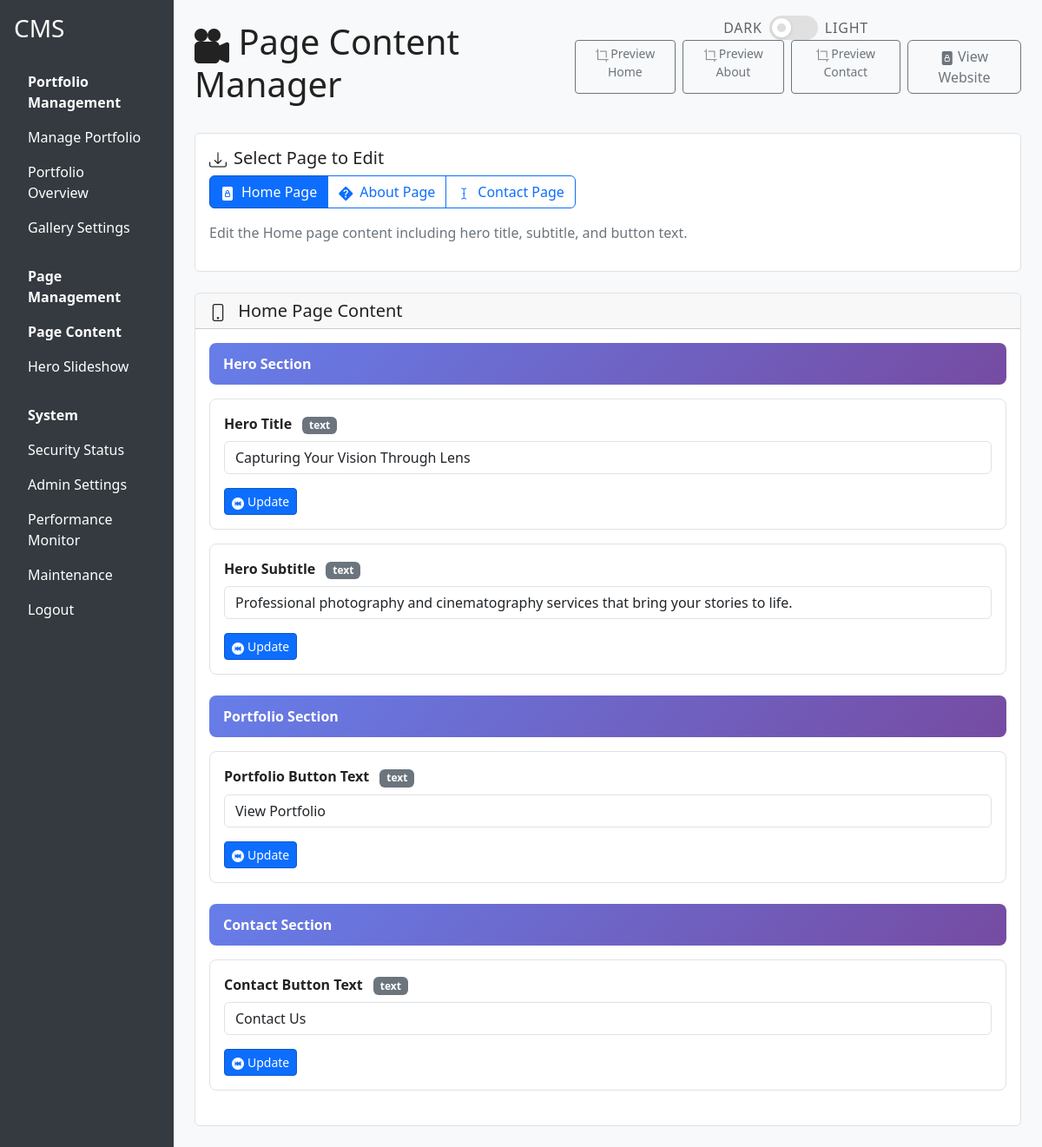
/cms/page-manager.php (signed in), run on the app's committed database.
### tables this page shows
CREATE TABLE page_content (
        id INTEGER PRIMARY KEY AUTOINCREMENT,
        page_name TEXT NOT NULL,
        section_key TEXT NOT NULL,
        content_type TEXT NOT NULL CHECK (content_type IN ('text', 'html', 'image', 'number')),
        content_value TEXT,
        display_order INTEGER DEFAULT 0,
        is_active BOOLEAN DEFAULT 1,
        created_at DATETIME DEFAULT CURRENT_TIMESTAMP,
        updated_at DATETIME DEFAULT CURRENT_TIMESTAMP,
        UNIQUE(page_name, section_key)
    );

### cms/page-manager.php (the view, shortened to what this page needs)
<?php
$conn = getDBConnection();
$selectedPage = $_GET['page'] ?? 'home';
$pageContent = [];
try {
    $stmt = $conn->prepare("SELECT * FROM page_content WHERE page_name = ? AND is_active = 1 ORDER BY display_order ASC");
    $stmt->execute([$selectedPage]);
    $pageContent = $stmt->fetchAll(PDO::FETCH_ASSOC);
} catch (Exception $e) {
    $error = 'Failed to load page content: ' . $e->getMessage();
}
?>
<!DOCTYPE html>
<html lang="en">
<head>
    <link href="https://cdn.jsdelivr.net/npm/bootstrap@5.3.0/dist/css/bootstrap.min.css" rel="stylesheet">
    <link href="https://cdn.jsdelivr.net/npm/bootstrap-icons@1.11.3/font/bootstrap-icons.css" rel="stylesheet">
    <link href="https://cdnjs.cloudflare.com/ajax/libs/bootstrap-icons/1.11.3/font/bootstrap-icons.min.css" rel="stylesheet" />
</head>
<body>
    <div class="theme-switch-wrap">
        <span class="theme-switch-label">DARK</span>
        <div class="theme-switch" id="themeToggle">
            <div class="theme-switch-knob"></div>
        </div>
        <span class="theme-switch-label">LIGHT</span>
    </div>
    <div class="container-fluid">
        <div class="row">
            <aside class="col-md-3 col-lg-2 sidebar p-3">
                <h3 class="mb-4 text-white">CMS</h3>
                <nav class="nav flex-column">
                    <span class="nav-link text-white fw-bold">Portfolio Management</span>
                    <a class="nav-link text-white" href="admin.php">Manage Portfolio</a>
                    <a class="nav-link text-white" href="portfolio-overview.php">Portfolio Overview</a>
                    <a class="nav-link text-white" href="gallery-settings.php">Gallery Settings</a>
                    <span class="nav-link text-white fw-bold mt-3">Page Management</span>
                    <span class="nav-link text-white fw-bold">Page Content</span>
                    <a class="nav-link text-white" href="slideshow-manager.php">Hero Slideshow</a>
                    <span class="nav-link text-white fw-bold mt-3">System</span>
                    <a class="nav-link text-white" href="security-status.php">Security Status</a>
                    <a class="nav-link text-white" href="settings.php">Admin Settings</a>
                    <a class="nav-link text-white" href="performance-monitor.php">Performance Monitor</a>
                    <a class="nav-link text-white" href="maintenance.php">Maintenance</a>
                    <a class="nav-link text-white" href="?logout=1">Logout</a>
                </nav>
            </aside>
            <main class="col-md-9 col-lg-10 p-4">
                <div class="d-flex justify-content-between align-items-center mb-4">
                    <h1><i class="bi bi-file-earmark-text"></i> Page Content Manager</h1>
                    <div class="d-flex gap-2">
                        <a href="../index.php" class="btn btn-outline-secondary btn-sm" target="_blank">
                            <i class="bi bi-eye"></i> Preview Home
                        </a>
                        <a href="../about.php" class="btn btn-outline-secondary btn-sm" target="_blank">
                            <i class="bi bi-eye"></i> Preview About
                        </a>
                        <a href="../contact.php" class="btn btn-outline-secondary btn-sm" target="_blank">
                            <i class="bi bi-eye"></i> Preview Contact
                        </a>
                        <a href="../index.php" class="btn btn-outline-secondary">
                            <i class="bi bi-house"></i> View Website
                        </a>
                    </div>
                </div>
                <div class="row mb-4">
                    <div class="col-12">
                        <div class="card">
                            <div class="card-body">
                                <h5 class="card-title"><i class="bi bi-files me-2"></i>Select Page to Edit</h5>
                                <div class="btn-group" role="group">
                                    <a href="?page=home" class="btn <?= $selectedPage === 'home' ? 'btn-primary' : 'btn-outline-primary' ?>">
                                        <i class="bi bi-house me-2"></i>Home Page
                                    </a>
                                    <a href="?page=about" class="btn <?= $selectedPage === 'about' ? 'btn-primary' : 'btn-outline-primary' ?>">
                                        <i class="bi bi-person-circle me-2"></i>About Page
                                    </a>
                                    <a href="?page=contact" class="btn <?= $selectedPage === 'contact' ? 'btn-primary' : 'btn-outline-primary' ?>">
                                        <i class="bi bi-envelope me-2"></i>Contact Page
                                    </a>
                                </div>
                                <p class="mt-3 text-muted">
                                    <?php
                                    $descriptions = [
                                        'home' => 'Edit the Home page content including hero title, subtitle, and button text.',
                                        'about' => 'Edit the About page content including hero section, story, statistics, and call-to-action.',
                                        'contact' => 'Edit the Contact page content including hero section, contact information, and social media links.'
                                    ];
                                    echo $descriptions[$selectedPage] ?? 'Select a page to edit its content.';
                                    ?>
                                </p>
                            </div>
                        </div>
                    </div>
                </div>
                <?php if (!empty($pageContent)): ?>
                <div class="row">
                    <div class="col-12">
                        <div class="card">
                            <div class="card-header">
                                <h5 class="mb-0">
                                    <i class="bi bi-pencil-square me-2"></i>
                                    <?= ucfirst($selectedPage) ?> Page Content
                                </h5>
                            </div>
                            <div class="card-body">
                                <?php
                                $currentSection = '';
                                foreach ($pageContent as $content):
                                    $section = explode('_', $content['section_key'])[0];
                                    if ($section !== $currentSection):
                                        if ($currentSection !== '') echo '</div>';
                                        $currentSection = $section;
                                        echo '<div class="section-header">' . ucfirst($section) . ' Section</div>';
                                        echo '<div class="mb-4">';
                                    endif;
                                ?>
                                <div class="content-item">
                                    <form method="POST" class="content-form" enctype="multipart/form-data">
                                        <div class="mb-3">
                                            <label class="form-label fw-bold">
                                                <?= ucwords(str_replace('_', ' ', $content['section_key'])) ?>
                                                <span class="badge bg-secondary ms-2"><?= $content['content_type'] ?></span>
                                            </label>
                                            <?php if ($content['content_type'] === 'html'): ?>
                                                <textarea name="content_value" class="form-control" rows="4" placeholder="Enter HTML content..."><?= htmlspecialchars($content['content_value']) ?></textarea>
                                            <?php elseif ($content['content_type'] === 'text'): ?>
                                                <input type="text" name="content_value" class="form-control" value="<?= htmlspecialchars($content['content_value']) ?>" placeholder="Enter text content...">
                                            <?php else: ?>
                                                <input type="text" name="content_value" class="form-control" value="<?= htmlspecialchars($content['content_value']) ?>" placeholder="Enter content...">
                                            <?php endif; ?>
                                        </div>
                                        <button type="submit" class="btn btn-primary btn-sm">
                                            <i class="bi bi-save me-1"></i>Update
                                        </button>
                                    </form>
                                </div>
                                <?php endforeach; ?>
                                <?php if ($currentSection !== '') echo '</div>'; ?>
                            </div>
                        </div>
                    </div>
                </div>
                <?php endif; ?>
            </main>
        </div>
    </div>
</body>
</html>

### cms/page-manager.php (style rules this page uses)
:root { --bg: #f8f9fa; --text: #222; --sidebar-bg: #343a40; --sidebar-text: #fff; --card-bg: #fff; --border: #dee2e6; --btn-bg: #0d6efd; --btn-text: #fff; --btn-border: #0a58ca; --btn-outline-bg: transparent; --btn-outline-text: #6c757d; --btn-outline-border: #6c757d; }
body { background: var(--bg) !important; color: var(--text) !important; transition: background-color 0.4s cubic-bezier(.4,0,.2,1), color 0.4s cubic-bezier(.4,0,.2,1); }
.sidebar { background: var(--sidebar-bg) !important; color: var(--sidebar-text) !important; min-height: 100vh; transition: background-color 0.4s cubic-bezier(.4,0,.2,1); }
.card { background: var(--card-bg) !important; border-color: var(--border) !important; color: var(--text) !important; transition: background-color 0.4s cubic-bezier(.4,0,.2,1), border-color 0.4s cubic-bezier(.4,0,.2,1); }
.btn-primary { background-color: var(--btn-bg) !important; color: var(--btn-text) !important; border-color: var(--btn-border) !important; }
.btn-outline-secondary { background: var(--btn-outline-bg) !important; color: var(--btn-outline-text) !important; border-color: var(--btn-outline-border) !important; }
.text-muted { color: var(--btn-outline-text) !important; }
.theme-switch-wrap { position: absolute; top: 18px; right: 200px; z-index: 3000; display: flex; align-items: center; gap: 0.5rem; user-select: none; }
.theme-switch-label { font-size: 1rem; color: var(--text); opacity: 0.7; letter-spacing: 0.05em; transition: color 0.3s, opacity 0.3s; }
.theme-switch { width: 56px; height: 28px; background: #e0e0e0; border-radius: 14px; position: relative; cursor: pointer; transition: background 0.3s; display: flex; align-items: center; }
.theme-switch-knob { position: absolute; top: 3px; left: 3px; width: 22px; height: 22px; background: #fff; border-radius: 50%; box-shadow: 0 1px 4px rgba(0,0,0,0.12); transition: left 0.3s cubic-bezier(.4,0,.2,1), background 0.3s; }
.theme-switch-knob::before { content: ''; display: block; width: 10px; height: 10px; border-radius: 50%; background: #bbb; position: absolute; top: 6px; left: 6px; opacity: 0.5; }
.content-item { border-radius: 8px; padding: 1rem; margin-bottom: 1rem; border: 1px solid var(--border); transition: all 0.3s ease; }
.section-header { background: linear-gradient(135deg, #667eea 0%, #764ba2 100%); color: white; padding: 0.75rem 1rem; border-radius: 8px; margin-bottom: 1rem; font-weight: 600; }
[class^="bi-"]::before, [class*=" bi-"]::before { font-family: "bootstrap-icons" !important; font-style: normal !important; font-weight: normal !important; font-variant: normal !important; text-transform: none !important; line-height: 1 !important; vertical-align: -0.125em !important; -webkit-font-smoothing: antialiased !important; -moz-osx-font-smoothing: grayscale !important; display: inline-block !important; }
.bi { font-family: "bootstrap-icons" !important; font-style: normal !important; font-weight: normal !important; font-variant: normal !important; text-transform: none !important; line-height: 1 !important; vertical-align: -0.125em !important; -webkit-font-smoothing: antialiased !important; -moz-osx-font-smoothing: grayscale !important; }
.bi-file-earmark-text::before { content: "\f21a"; }
.bi-eye::before { content: "\f2dd"; }
.bi-house::before { content: "\f39c"; }
.bi-person-circle::before { content: "\f506"; }
.bi-envelope::before { content: "\f2e2"; }
.bi-files::before { content: "\f30a"; }
.bi-pencil-square::before { content: "\f4e7"; }
.bi-save::before { content: "\f54f"; }

### data on the page
page_content: section_key "Hero", section_key "Hero Title", content_type "text", content_value "Capturing Your Vision Through Lens"
page_content: section_key "Hero Subtitle", content_type "text", content_value "Professional photography and cinematography services that bring your stories to life."
page_content: section_key "Portfolio", section_key "Portfolio Button Text", content_type "text", content_value "View Portfolio"
page_content: section_key "Contact", section_key "Contact Button Text", content_type "text", content_value "Contact Us"

### other printed values
$descriptions[$selectedPage] "Edit the Home page content including hero title, subtitle, and button text."
$selectedPage "Home"
